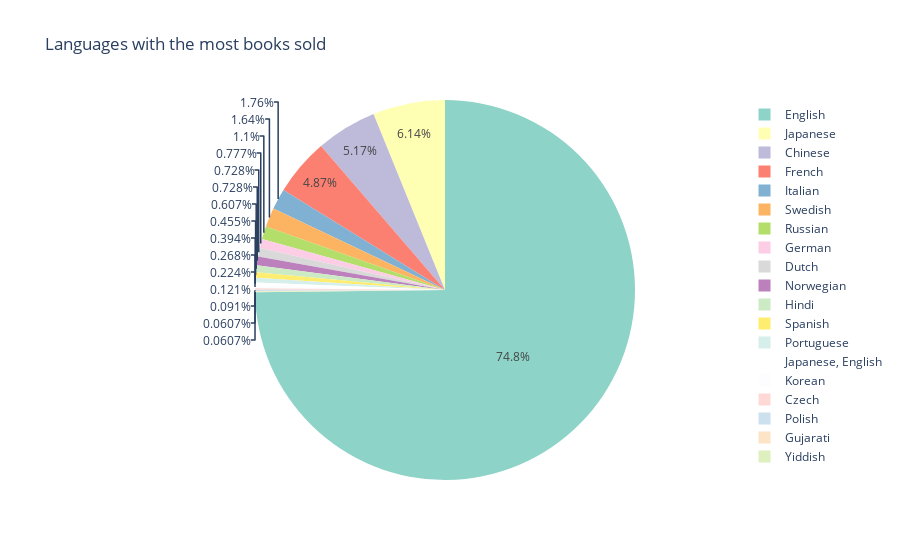

Notebook source saved alongside this figure:
### Code cell
px.pie(lang_df, values='Approximate sales', names='Original language', title='Languages with the most books sold',                  
       color_discrete_sequence=px.colors.qualitative.Set3).show()

### Figure 1 — Plotly figure (JSON) as saved in the notebook; plotly's stock layout.template omitted (floating-point values rounded to 4 significant figures)
{"data": [{"domain": {"x": [0, 1], "y": [0, 1]}, "hovertemplate": "Original language=%{label}<br>Approximate sales=%{value}<extra></extra>", "labels": ["English", "Japanese", "Chinese", "French", "Italian", "Swedish", "Russian", "German", "Dutch", "Norwegian", "Hindi", "Spanish", "Portuguese", "Japanese, English", "Korean", "Czech", "Polish", "Gujarati", "Yiddish"], "legendgroup": "", "name": "", "showlegend": true, "type": "pie", "values": [12330.0, 1012.0, 852.5, 802, 290.5, 270, 181.4, 128, 120, 120, 100, 75, 65, 44.2, 37, 20, 15, 10, 10]}], "layout": {"legend": {"tracegroupgap": 0}, "piecolorway": ["rgb(141,211,199)", "rgb(255,255,179)", "rgb(190,186,218)", "rgb(251,128,114)", "rgb(128,177,211)", "rgb(253,180,98)", "rgb(179,222,105)", "rgb(252,205,229)", "rgb(217,217,217)", "rgb(188,128,189)", "rgb(204,235,197)", "rgb(255,237,111)"], "title": {"text": "Languages with the most books sold"}}}
